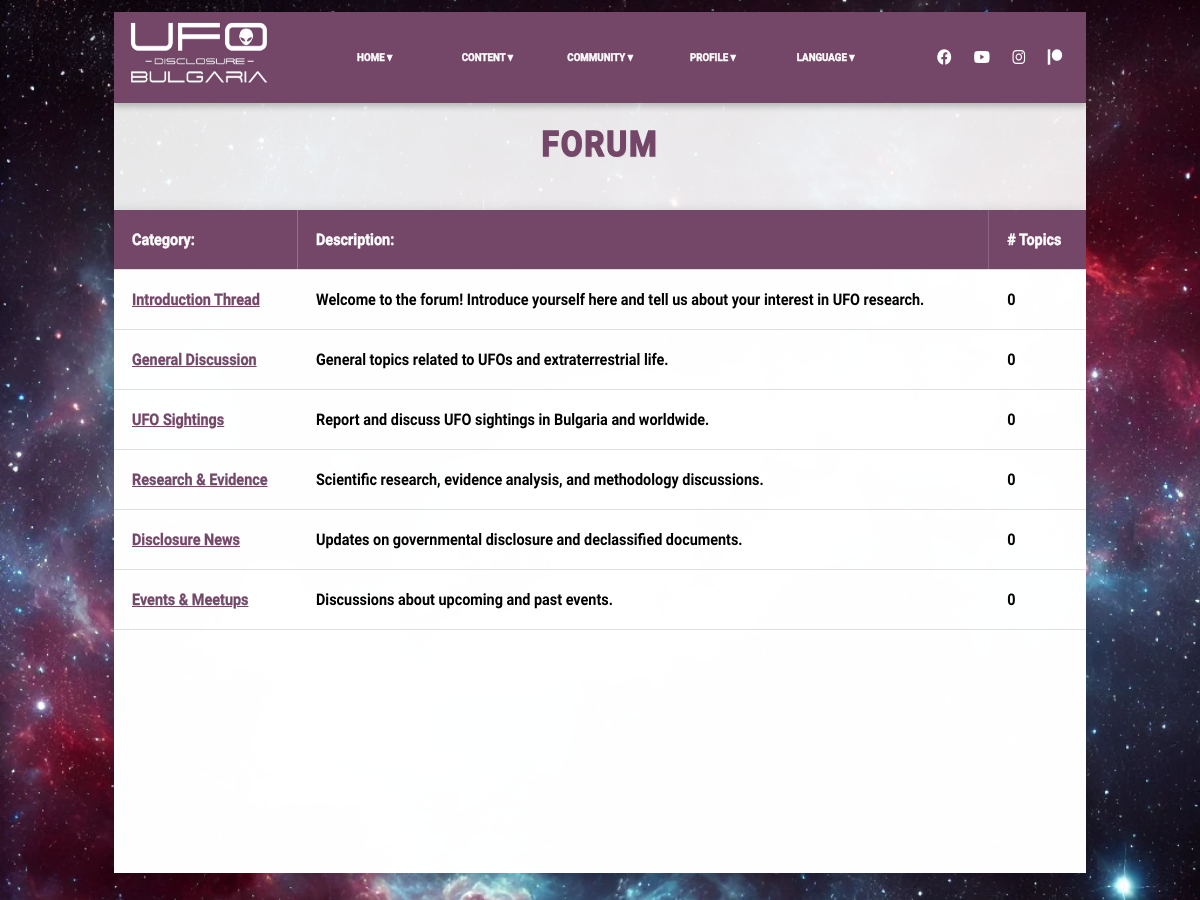
The page /forum/forum.php on the database its author committed.
### tables this page shows
CREATE TABLE FORUM_CATEGORY_TRANSLATIONS (
    translationID       INT             NOT NULL AUTO_INCREMENT,
    categoryID          INT             NOT NULL,
    languageCode        CHAR(2)         NOT NULL,  
    categoryName        VARCHAR(100)    NOT NULL,
    categoryDescription TEXT            NULL,
    PRIMARY KEY (translationID),
    FOREIGN KEY (categoryID) REFERENCES FORUM_CATEGORIES(categoryID) ON DELETE CASCADE,
    UNIQUE KEY unique_translation (categoryID, languageCode),
    INDEX idx_language (languageCode)
);

### forum/forum.php (the view, shortened to what this page needs)
<?php
require_once '../inc/db_connect.php';
if (isset($_GET['lang']) && in_array($_GET['lang'], ['en', 'bg'])) {
    $lang = $_GET['lang'];
    $_SESSION['lang'] = $lang;
} elseif (isset($_SESSION['lang'])) {
    $lang = $_SESSION['lang'];
} else {
    $lang = 'en';
}
$stmt = $db->prepare("
    SELECT fc.categoryID, fc.displayOrder, fc.isPinned, fct.categoryName, fct.categoryDescription
    FROM FORUM_CATEGORIES fc
    JOIN FORUM_CATEGORY_TRANSLATIONS fct ON fc.categoryID = fct.categoryID
    WHERE fct.languageCode = ?
    ORDER BY fc.isPinned DESC, fc.displayOrder ASC
");
$stmt->bindParam(1, $lang, PDO::PARAM_STR);
$stmt->execute();
$categories = $stmt->fetchAll(PDO::FETCH_ASSOC);
$currentCategory = isset($_GET['category']) ? (int)$_GET['category'] : null;
$currentTopic = isset($_GET['topic']) ? (int)$_GET['topic'] : null;
?>
<!DOCTYPE html>
<html lang="<?php echo $lang; ?>">
<head>
    <link rel="stylesheet" href="main.css">
    <link rel="stylesheet" href="https://cdnjs.cloudflare.com/ajax/libs/font-awesome/6.0.0/css/all.min.css">
</head>
<body>
    <main>
        <div class="ribbon">
            <img src="../images/logo.jpg" alt="logo_img" class="logo_img">
            <div class="fa-container">
                <a href="https://www.facebook.com/UFODisclosureBulgaria" class="fa-brands fa-facebook" target="_blank"></a>
                <a href="https://www.youtube.com/@ufodisclosurebulgaria1249/videos" class="fa-brands fa-youtube" target="_blank"></a>
                <a href="https://www.instagram.com/ufodisclosurebulgaria/" class="fa-brands fa-instagram" target="_blank"></a>
                <a href="https://www.patreon.com/user?u=55698119&fbclid=IwY2xjawILL0VleHRuA2FlbQIxMAABHdmd3qR2vt8hYkxFB7ENp1iUcyr7vu6ewhXuomndmWEpPjjU4TJ0WYozAg_aem_VLsRldGoI_lx40W7MBHyhQ" class="fa-brands fa-patreon" target="_blank"></a>
            </div>
            <nav class="navbar">
                <ul class="nav-list">
                    <li class="nav-item dropdown">
                        <a href="#"><?php echo $texts[$lang]['home']; ?> ▾</a>
                    </li>
                    <li class="nav-item dropdown">
                        <a href="#"><?php echo $texts[$lang]['content']; ?> ▾</a>
                    </li>
                    <li class="nav-item dropdown">
                        <a href="#"><?php echo $texts[$lang]['community']; ?> ▾</a>
                    </li>
                    <li class="nav-item dropdown">
                        <a href="#"><?php echo $texts[$lang]['profile']; ?> ▾</a>
                    </li>
                    <li class="nav-item dropdown">
                        <a href="#"><?php echo $texts[$lang]['language']; ?> ▾</a>
                    </li>
                </ul>
            </nav>
        </div>
        <div class="content-board">
        <?php if (!$currentCategory && !$currentTopic): ?>
                    <div class="forum-header">
                        <h1 style="border: none;"><?php echo $texts[$lang]['forum_title']; ?></h1>
                    </div>
                <?php endif; ?>
            <div class="forum-container">
                <?php if (!$currentCategory && !$currentTopic): ?>
                    <table class="category-list">
                        <thead>
                            <tr>
                                <th><?php echo $texts[$lang]['category']; ?></th>
                                <th><?php echo $texts[$lang]['description']; ?></th>
                                <th style="white-space: nowrap;"><?php echo $texts[$lang]['topics']; ?></th>
                            </tr>
                        </thead>
                        <tbody>
                            <?php foreach ($categories as $category): ?>
                                <?php
                                $stmt = $db->prepare("SELECT COUNT(*) as topic_count FROM FORUM_TOPICS WHERE categoryID = ?");
                                $stmt->bindParam(1, $category['categoryID'], PDO::PARAM_INT);
                                $stmt->execute();
                                $topicCount = $stmt->fetch(PDO::FETCH_ASSOC)['topic_count'];
                                ?>
                                <tr class="<?= $category['isPinned'] ? 'pinned-category' : '' ?>">
                                    <td>
                                        <a href="forum.php?category=<?= $category['categoryID'] ?>&lang=<?php echo $lang; ?>" class="topic-title"><?= htmlspecialchars($category['categoryName']) ?></a>
                                    </td>
                                    <td><?= htmlspecialchars($category['categoryDescription']) ?></td>
                                    <td><?= $topicCount ?></td>
                                </tr>
                            <?php endforeach; ?>
                        </tbody>
                    </table>
                <?php endif; ?>
            </div>
        </div>
    </main>
</body>
</html>

### forum/main.css (style rules this page uses)
* { margin: 0; padding: 0; box-sizing: border-box; font-family: Arial, sans-serif; }
h1 { color: #744769; margin-bottom: 40px; padding-top: 20px; font-size: 2.2rem; letter-spacing: 2px; text-shadow: 1px 1px 2px rgba(0, 0, 0, 0.1); font-family: 'Jura', sans-serif; font-weight: 700; -webkit-text-stroke: 1.5px #744769; text-align: center; padding-bottom: 5px; border-bottom: 2px solid #744769; }
.logo_img { position: absolute; left: 1%; top: 3%; height: 80%; max-width: 100% }
body { background-image: url('../images/space_img.jpg'); background-size: cover; background-repeat: no-repeat; background-attachment: fixed; background-position: center; margin: 0; height: 100vh; text-align: center; overflow: hidden; }
.ribbon { margin-top: 1%; position: relative; top: 0%; left: 50%; width: 90%; transform: translateX(-50%); background-color: #744769; color: white; padding: 1.5%; box-shadow: 0 4px 6px rgba(0, 0, 0, 0.2); z-index: 10; text-align: center; }
.content-board { width: 90%; background-color: rgba(255, 255, 255, 0.9); box-shadow: 0 4px 15px rgba(0, 0, 0, 0.2); text-align: center; margin: auto; max-height: 770px; opacity: 0; transition: height 1s ease-out, opacity 1s ease-out; overflow-y: auto; }
.content-board.loaded { opacity: 1; }
* { margin: 0; padding: 0; box-sizing: border-box; }
.navbar { background-color: #744769; padding: 1% 0; font-weight: bold; }
.nav-list { list-style-type: none; display: flex; justify-content: center; }
.nav-item { position: relative; width: 10%; margin: 1%; }
.nav-item a { text-decoration: none; color: white; display: block; font-size: 90%; font-family: 'Jura', sans-serif; font-weight: 700; -webkit-text-stroke: 0.5px white; }
.fa-container { position: fixed; top: 40%; right: 10%; display: flex; gap: 45%; font-size: 130%; }
.fa-brands { text-decoration: none; }
.fa-patreon, .fa-facebook, .fa-youtube, .fa-instagram { background: #744769; color: white; border-radius: 5%; }
.forum-container { width: 100%; margin: auto; background-color: rgba(255, 255, 255, 0.95); box-shadow: 0 4px 15px rgba(0, 0, 0, 0.2); min-height: 770px; overflow: auto; max-height: auto; }
.category-list { width: 100%; border-collapse: collapse; font-family: 'Jura', sans-serif; font-weight: 700; }
.category-list th, .category-list td { padding: 20px; text-align: left; border-bottom: 1px solid #e0e0e0; font-family: 'Jura', sans-serif; font-weight: 700; }
.category-list th { background-color: #744769; color: white; font-family: 'Jura', sans-serif; font-weight: 700; -webkit-text-stroke: 0.5px; }
.category-list tr { transition: transform 0.2s; }
.topic-title { font-weight: bold; color: #744769; font-family: 'Jura', sans-serif; font-weight: 700; -webkit-text-stroke: 0.3px; }
@media screen and (min-width: 1133px) and (max-width: 1320px) { body { transform: scale(0.9, 1); transform-origin: top center; width: 100%; margin: 0 auto; } }
@media screen and (min-width: 1133px) and (max-width: 1320px) { .nav-item a { font-size: 75%; } }
@media screen and (min-width: 1133px) and (max-width: 1320px) { .nav-item.dropdown { font-size: 90%; } }
@media screen and (min-width: 1133px) and (max-width: 1320px) { .fa-brands { font-size: 1rem; padding: 5px; } }
@media screen and (min-width: 1133px) and (max-width: 1320px) { .fa-container { gap: 15px; right: 2%; top: 35%; } }
@media screen and (min-width: 1133px) and (max-width: 1320px) { .content-board { width: 90%; } }
@media screen and (min-width: 1133px) and (max-width: 1320px) { .ribbon { width: 90%; } }
@media screen and (min-width: 1133px) and (max-width: 1320px) { .nav-list { flex-direction: row; } }
@media screen and (min-width: 1133px) and (max-width: 1320px) { .category-list th, .category-list td, .topic-list th, .topic-list td { padding: 20px; } }

### rows shown on the page
forum_category_translations: categoryName "Introduction Thread", categoryDescription "Welcome to the forum! Introduce yourself here and tell us about your interest in UFO research.", topicCount "0"
forum_category_translations: categoryName "General Discussion", categoryDescription "General topics related to UFOs and extraterrestrial life.", topicCount "0"
forum_category_translations: categoryName "UFO Sightings", categoryDescription "Report and discuss UFO sightings in Bulgaria and worldwide.", topicCount "0"
forum_category_translations: categoryName "Research & Evidence", categoryDescription "Scientific research, evidence analysis, and methodology discussions.", topicCount "0"
forum_category_translations: categoryName "Disclosure News", categoryDescription "Updates on governmental disclosure and declassified documents.", topicCount "0"
forum_category_translations: categoryName "Events & Meetups", categoryDescription "Discussions about upcoming and past events.", topicCount "0"

### other values the page prints
$texts[$lang]['home'] "HOME"
$texts[$lang]['content'] "CONTENT"
$texts[$lang]['community'] "COMMUNITY"
$texts[$lang]['profile'] "PROFILE"
$texts[$lang]['language'] "LANGUAGE"
$texts[$lang]['forum_title'] "FORUM"
$texts[$lang]['category'] "Category:"
$texts[$lang]['description'] "Description:"
$texts[$lang]['topics'] "# Topics"
